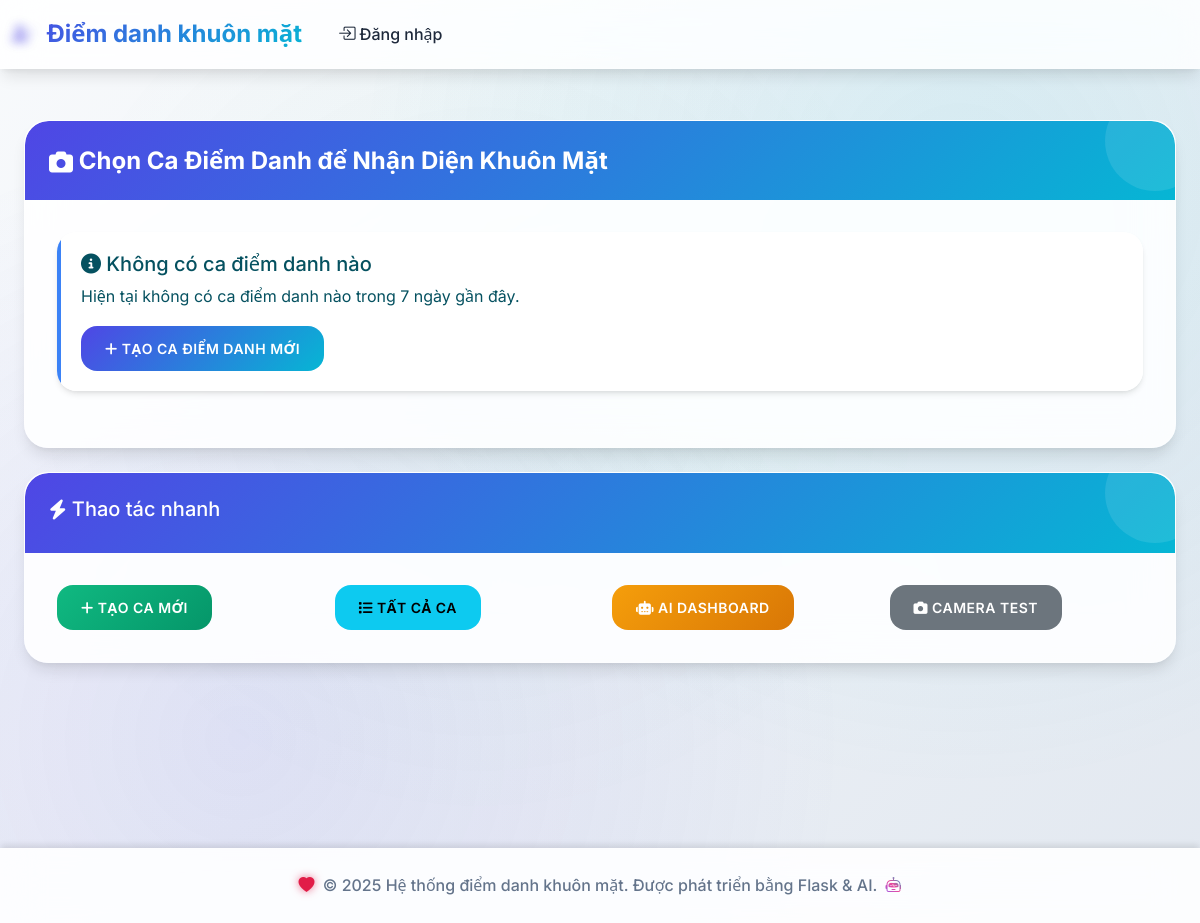
/attendance/face_recognition, run on an earlier commit of the app's database.
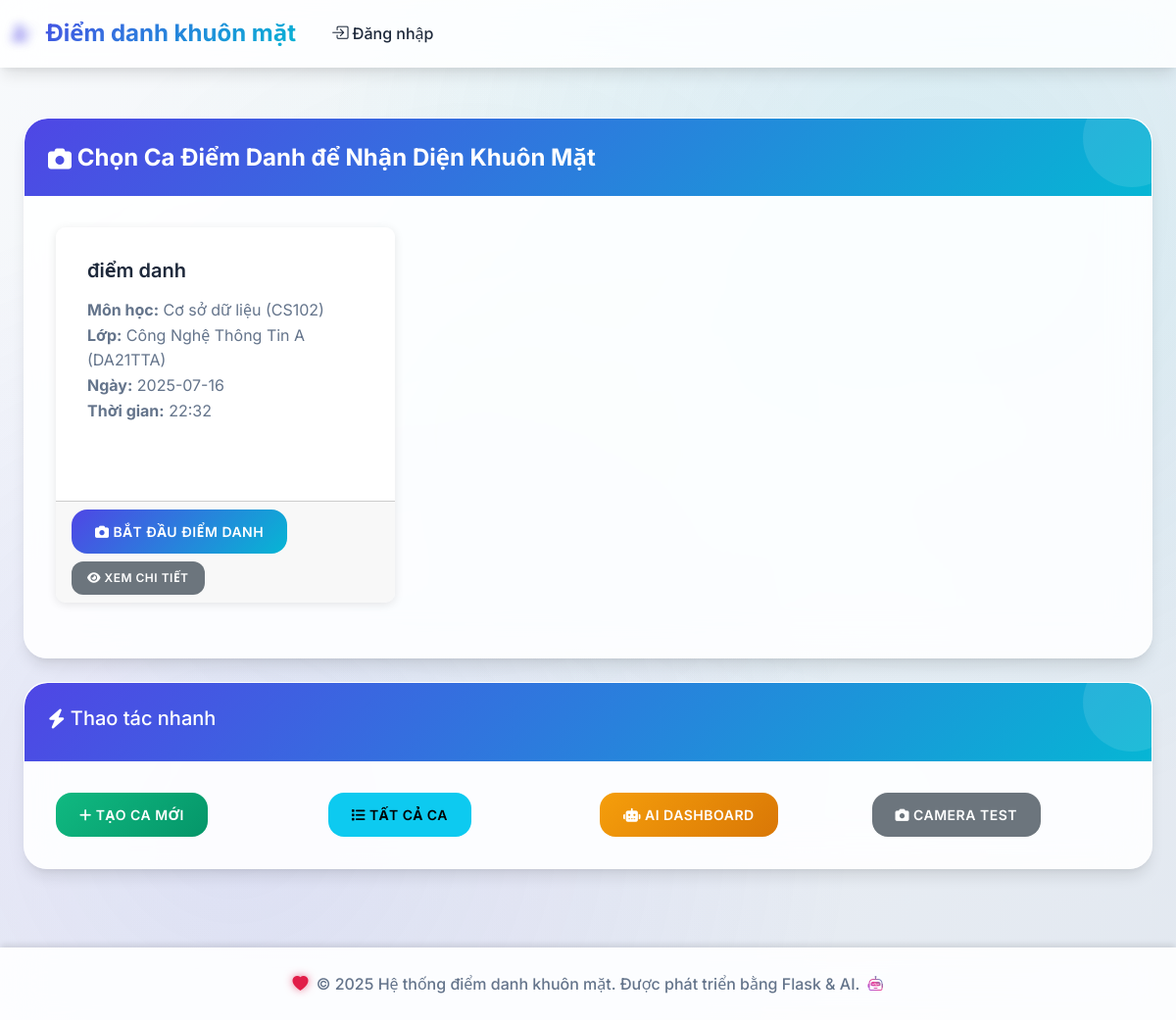
And on a later commit of the database.
### tables this page shows
CREATE TABLE attendance_sessions (
            id INTEGER PRIMARY KEY AUTOINCREMENT,
            session_name TEXT NOT NULL,
            subject_id INTEGER NOT NULL,
            class_id INTEGER NOT NULL,
            session_date DATE NOT NULL,
            start_time TIME NOT NULL,
            end_time TIME,
            status TEXT DEFAULT 'active',
            created_at TIMESTAMP DEFAULT CURRENT_TIMESTAMP, port INTEGER,
            FOREIGN KEY (subject_id) REFERENCES subjects (id),
            FOREIGN KEY (class_id) REFERENCES classes (id)
        );

CREATE TABLE subjects (
            id INTEGER PRIMARY KEY AUTOINCREMENT,
            subject_code TEXT UNIQUE NOT NULL,
            subject_name TEXT NOT NULL,
            description TEXT,
            created_at TIMESTAMP DEFAULT CURRENT_TIMESTAMP
        );

CREATE TABLE classes (
            id INTEGER PRIMARY KEY AUTOINCREMENT,
            class_code TEXT UNIQUE NOT NULL,
            class_name TEXT NOT NULL,
            description TEXT,
            created_at TIMESTAMP DEFAULT CURRENT_TIMESTAMP
        );

### routes/attendance.py (the view)
@attendance_bp.route('/face_recognition')
def face_recognition():
    conn = get_db_connection()
    sessions = conn.execute('''
        SELECT ast.*, s.subject_name, s.subject_code, c.class_name, c.class_code
        FROM attendance_sessions ast
        JOIN subjects s ON ast.subject_id = s.id
        JOIN classes c ON ast.class_id = c.id
        WHERE ast.session_date >= date('now', '-7 days')
        ORDER BY ast.session_date DESC, ast.start_time DESC
        LIMIT 20
    ''').fetchall()
    conn.close()
    return render_template('attendance/face_recognition_select.html', sessions=sessions)

### models/database.py (called while the page is built)
def get_db_connection():
    conn = sqlite3.connect(DATABASE_PATH)
    conn.row_factory = sqlite3.Row
    return conn

### templates/attendance/face_recognition_select.html (shortened to what this page needs)
{% extends "base.html" %} {% block title %}Chọn Ca Điểm Danh - Face Recognition{% endblock %} {% block content %}
<div class="container-fluid">
  <div class="row">
    <div class="col-12">
      <div class="card">
        <div class="card-header bg-primary text-white">
          <h4 class="mb-0">
            <i class="fas fa-camera"></i>
            Chọn Ca Điểm Danh để Nhận Diện Khuôn Mặt
          </h4>
        </div>
        <div class="card-body">
          {% if sessions %}
          <div class="row">
            {% for session in sessions %}
            <div class="col-md-6 col-lg-4 mb-4">
              <div class="card session-card h-100">
                <div class="card-body">
                  <h5 class="card-title">{{ session.session_name }}</h5>
                  <p class="card-text">
                    <strong>Môn học:</strong> {{ session.subject_name }} ({{ session.subject_code }})<br />
                    <strong>Lớp:</strong> {{ session.class_name }} ({{ session.class_code }})<br />
                    <strong>Ngày:</strong> {{ session.session_date }}<br />
                    <strong>Thời gian:</strong> {{ session.start_time }} {% if session.end_time %} - {{ session.end_time }}{% endif %}
                  </p>
                  <span class="badge badge-success">Có thể điểm danh</span>
                </div>
                <div class="card-footer">
                  <a href="{{ url_for('attendance.face_recognition_page', session_id=session.id) }}" class="btn btn-primary btn-block">
                    <i class="fas fa-camera"></i>
                    Bắt đầu điểm danh
                  </a>
                  <a href="{{ url_for('attendance.session_detail', session_id=session.id) }}" class="btn btn-secondary btn-sm mt-2">
                    <i class="fas fa-eye"></i>
                    Xem chi tiết
                  </a>
                </div>
              </div>
            </div>
            {% endfor %}
          </div>
          {% else %}
          <div class="alert alert-info">
            <h5><i class="fas fa-info-circle"></i> Không có ca điểm danh nào</h5>
            <p>Hiện tại không có ca điểm danh nào trong 7 ngày gần đây.</p>
            <a href="{{ url_for('attendance.add_session') }}" class="btn btn-primary">
              <i class="fas fa-plus"></i>
              Tạo ca điểm danh mới
            </a>
          </div>
          {% endif %}
        </div>
      </div>
      <div class="card mt-4">
        <div class="card-header">
          <h5><i class="fas fa-bolt"></i> Thao tác nhanh</h5>
        </div>
        <div class="card-body">
          <div class="row">
            <div class="col-md-3">
              <a href="{{ url_for('attendance.add_session') }}" class="btn btn-success btn-block">
                <i class="fas fa-plus"></i>
                Tạo ca mới
              </a>
            </div>
            <div class="col-md-3">
              <a href="{{ url_for('attendance.list_sessions') }}" class="btn btn-info btn-block">
                <i class="fas fa-list"></i>
                Tất cả ca
              </a>
            </div>
            <div class="col-md-3">
              <a href="{{ url_for('ai.dashboard') }}" class="btn btn-warning btn-block">
                <i class="fas fa-robot"></i>
                AI Dashboard
              </a>
            </div>
            <div class="col-md-3">
              <a href="{{ url_for('camera') }}" class="btn btn-secondary btn-block">
                <i class="fas fa-camera"></i>
                Camera Test
              </a>
            </div>
          </div>
        </div>
      </div>
    </div>
  </div>
</div>
{% endblock %}

What changed in the data, as far as the page shows it:
added attendance_sessions: session_name "điểm danh", subject_name "Cơ sở dữ liệu", subject_code "CS102", class_name "Công Nghệ Thông Tin A", class_code "DA21TTA", session_date "2025-07-16", start_time "22:32"
Also different on the page:
text no longer shown: "Không có ca điểm danh nào Hiện tại không có ca điểm danh nào trong 7 ngày gần đây. TẠO CA ĐIỂM DANH MỚI"
